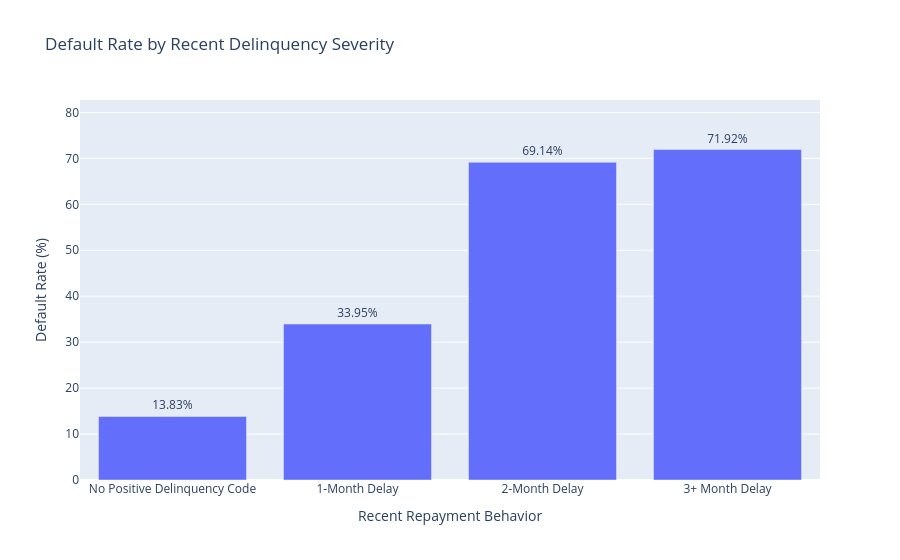

Source (notebook cell):
### Code cell
band_order = [
    "No Positive Delinquency Code",
    "1-Month Delay",
    "2-Month Delay",
    "3+ Month Delay",
]

repayment_band_summary["repayment_risk_band"] = pd.Categorical(
    repayment_band_summary["repayment_risk_band"],
    categories=band_order,
    ordered=True,
)

repayment_band_summary = (
    repayment_band_summary
    .sort_values("repayment_risk_band")
)

fig = px.bar(
    repayment_band_summary,
    x="repayment_risk_band",
    y="default_rate_pct",
    text="default_rate_pct",
    title="Default Rate by Recent Delinquency Severity",
    labels={
        "repayment_risk_band": "Recent Repayment Behavior",
        "default_rate_pct": "Default Rate (%)",
    },
)

fig.update_traces(
    texttemplate="%{text:.2f}%",
    textposition="outside",
)

fig.update_layout(
    yaxis_range=[
        0,
        repayment_band_summary["default_rate_pct"].max() * 1.15,
    ]
)

fig.show()

### Figure 1 — Plotly figure (JSON) as saved in the notebook; plotly's stock layout.template omitted (floating-point values rounded to 4 significant figures)
{"data": [{"hovertemplate": "Recent Repayment Behavior=%{x}<br>Default Rate (%)=%{text}<extra></extra>", "legendgroup": "", "marker": {"color": "#636efa", "pattern": {"shape": ""}}, "name": "", "orientation": "v", "showlegend": false, "text": [13.83, 33.95, 69.14, 71.92], "textposition": "outside", "texttemplate": "%{text:.2f}%", "type": "bar", "x": ["No Positive Delinquency Code", "1-Month Delay", "2-Month Delay", "3+ Month Delay"], "xaxis": "x", "y": [13.83, 33.95, 69.14, 71.92], "yaxis": "y"}], "layout": {"barmode": "relative", "legend": {"tracegroupgap": 0}, "title": {"text": "Default Rate by Recent Delinquency Severity"}, "xaxis": {"anchor": "y", "domain": [0, 1], "title": {"text": "Recent Repayment Behavior"}}, "yaxis": {"anchor": "x", "domain": [0, 1], "range": [0, 82.71], "title": {"text": "Default Rate (%)"}}}}
